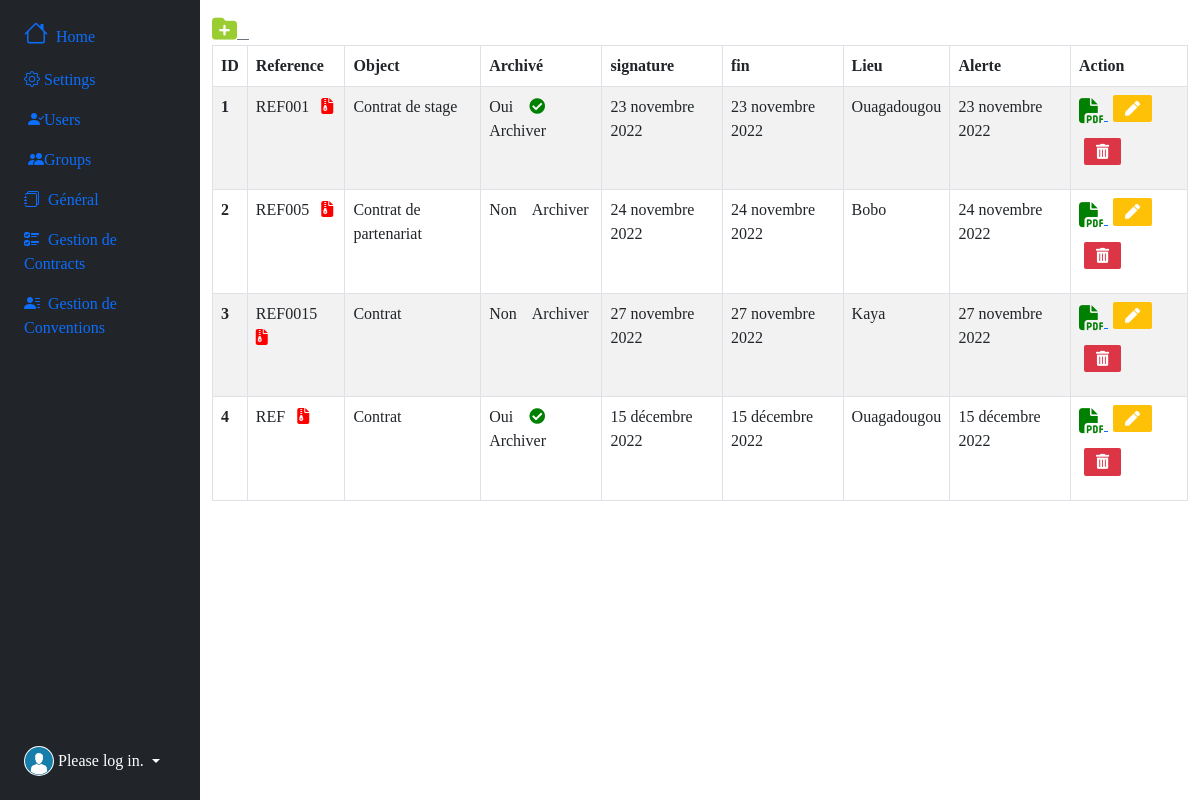
Page /gestioncontrat/contrat on the committed database.
### gestioncontrat/models.py (models this page shows, shortened)
class Travail(models.Model):
    type = models.ForeignKey(Type, on_delete=models.CASCADE, null=True, blank=True)
    partenaire = models.ForeignKey(Partenaire, on_delete=models.CASCADE, null=True, blank=True)
    structure = models.ForeignKey(Structure, on_delete=models.CASCADE, null=True, blank=True)
    reference = models.CharField(max_length=10)
    objet = models.TextField(null=True, blank=True)
    nature = models.CharField(max_length=100, null=True, blank=True)
    matricule = models.CharField(max_length=10, null=True, blank=True)
    nom = models.CharField(max_length=60)
    prenom = models.CharField(max_length=80)
    montant = models.FloatField()
    duree = models.CharField(max_length=10)
    date_signature = models.DateField(null=True, blank=True)
    date_debut = models.DateField()
    date_fin = models.DateField(null=True, blank=True)
    nombre_renouv = models.IntegerField(null=True, blank=True)
    date_renouvel = models.DateField(null=True, blank=True)
    lieu = models.CharField(max_length=100, null=True, blank=True)
    date_alerte = models.DateField()
    file = models.FileField(upload_to='uploads_files/', null=True, blank=True)
    archive =models.BooleanField(default=False, null=True)
    created_at =models.DateField(auto_now_add=True)
    updated_at = models.DateField(auto_now=True)

### gestioncontrat/views.py (the view)
# urls.py: path('gestioncontrat/contrat', views.contrat, name="contrat"),
def contrat(request):
    contrats = Travail.objects.all()
    context = {"contrats":contrats}
    return render(request, 'gestioncontrat/contrat.html', context)

### gestioncontrat/templates/gestioncontrat/contrat.html (shortened to what this page needs)
{% extends 'index.html' %}
{% load bootstrap_icons %}
{% block btn %}
					<a href="{% url 'add_contrat' %}" class="btn-outline-secondary" style="width: 50px; height: 50px; margin-right: 30px;" title="Add contrat">
						<i style="color: yellowgreen; font-size: 25px; " class="fa-sharp fa-solid fa-folder-plus"></i> &nbsp;&nbsp;
					</a>
{% endblock btn %}
{% block main%}
{% if contrats %}
<table table id="example" class="table table-striped table-bordered" style="width:100%">
  <thead>
    <tr>
      <th scope="col">ID</th>
      <th scope="col">Reference</th>
      <th scope="col">Object</th>
      <th scope="col">Archivé</th>
      <th scope="col">signature</th>
      <th scope="col">fin</th>
      <th scope="col">Lieu</th>
      <th scope="col">Alerte</th>
      <th scope="col"  style="width: 12%;">Action</th>
    </tr>
  </thead>
  <tbody>
    {% for contrat in contrats %}
    <tr>
      <th scope="row">{{contrat.id}}</th>
      <td>{{contrat.reference}}&nbsp;&nbsp;
        <a href="{% url 'archive' contrat.id %}" title="Archiver">
            <i class="fa-solid fa-file-zipper" style="color: red;"></i>
        </a>
      </td>
      <td>{{contrat.objet}}</td>
      {% if contrat.archive %}
      <td>Oui &nbsp;&nbsp; <i style="color: green;" class="fas fa-check-circle"></i>&nbsp;&nbsp; Archiver</td>
      {% else %}
      <td>Non &nbsp;&nbsp; Archiver</td>
      {% endif %}
      <td>{{contrat.date_signature}}</td>
      <td>{{contrat.date_fin}}</td>
      <td>{{contrat.lieu}}</td>
      <td>{{contrat.date_alerte}}</td>
      <td>
        <a href ="{{contrat.file.url}}" title="Lire le fichier">
            <i style="font-size: 25px; color: green; text-decoration-style: none;" class="fa-solid fa-file-pdf"></i>
        </a>
        <a href="{% url 'edit_contrat' contrat.id %}" class="btn btn-warning bg-warning text-center" title="Edit Contrat">
            <i style="font-size: 15px;" class="fas fa-pen"></i>
        </a>
        <a href="{% url 'delete_contrat' contrat.id %}" class="btn btn-danger bg-danger text-center" title="Supprimer Contrat">
          <i style="font-size: 15px;" class="fas fa-trash-alt"></i>
        </a>
      </td>
    </tr>
    {% endfor %}
  </tbody>
</table>
{% else %}
 	<h4>pas de données</h4>
 {% endif %}
  {% endblock main%}

### contrat/static/css/index.css (style rules this page uses)
* { padding: 0; margin: 0; box-sizing: border-box; list-style-type: none; text-decoration: none; font-family: "verdana"; }
.btn { background-color: #008ea1; border-radius: 2px; color: #fff; font-size: .3rem; border: none; cursor: pointer; margin-bottom: 1rem; margin-left: 5px; }

### rows in the picture
Travail: id "1", reference "REF001", objet "Contrat de stage", archive "Oui", date_signature "23 novembre 2022", date_fin "23 novembre 2022", lieu "Ouagadougou", date_alerte "23 novembre 2022"
Travail: id "2", reference "REF005", objet "Contrat de partenariat", archive "Non Archiver", date_signature "24 novembre 2022", date_fin "24 novembre 2022", lieu "Bobo", date_alerte "24 novembre 2022"
Travail: id "3", reference "REF0015", objet "Contrat", archive "Non Archiver", date_signature "27 novembre 2022", date_fin "27 novembre 2022", lieu "Kaya", date_alerte "27 novembre 2022"
Travail: id "4", reference "REF", objet "Contrat", archive "Oui", date_signature "15 décembre 2022", date_fin "15 décembre 2022", lieu "Ouagadougou", date_alerte "15 décembre 2022"
